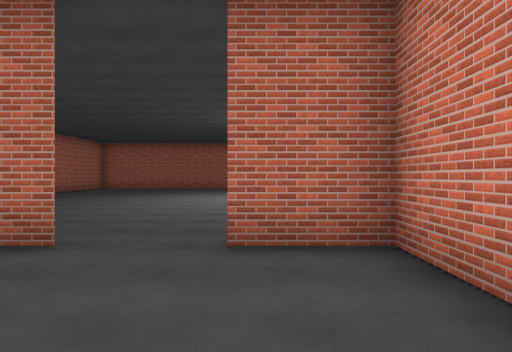
view 1 (above)

22 first-person views from a walk through a scene from a Unity 3-D project. The camera is 1.4 m above the floor, looks level and sees 70° across. Doors are open. The floor is counted in squares, 2 m on a side. Each view is taken from the middle of a square. On the plan, view 1 faces up. The plan holds only what a view shows up to about 11 squares ahead; the rest is blank. The place goes on beyond the plan. The player is left out. Some animated figures are left out. Surface patterns are stand-ins for the level's own textures.

view 2
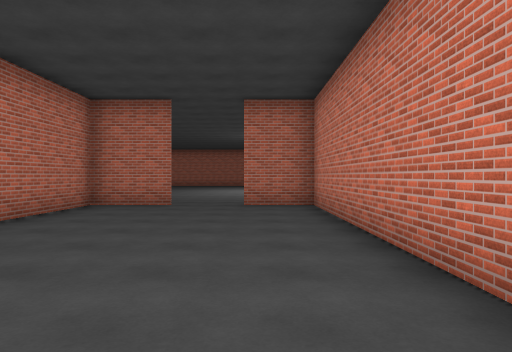

view 3
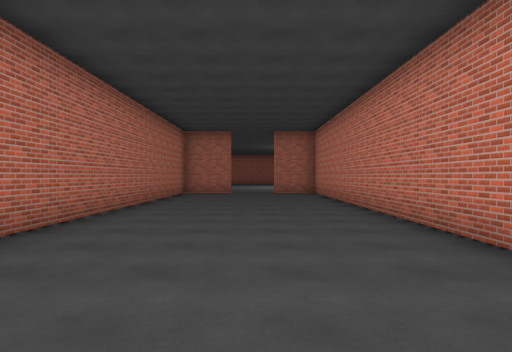

view 4
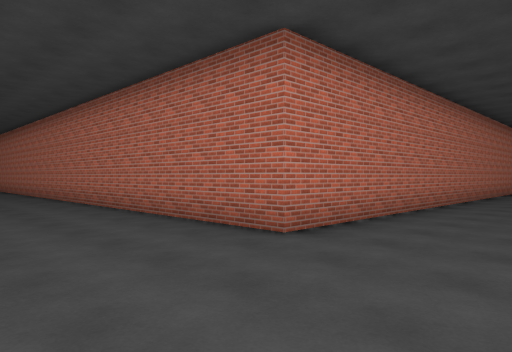

view 5
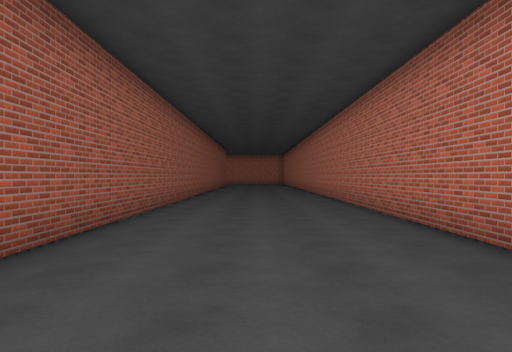

view 6
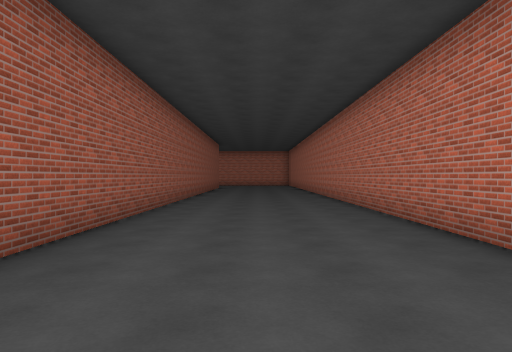

view 7
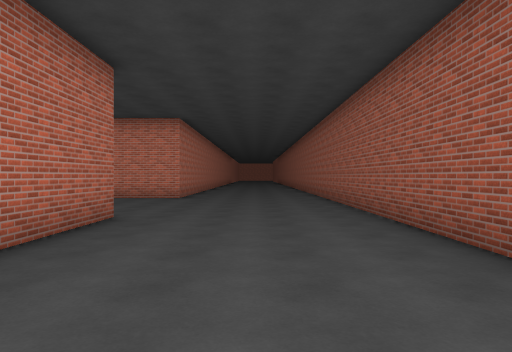

view 8
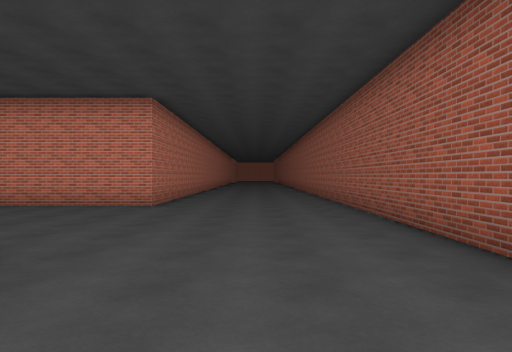

view 9
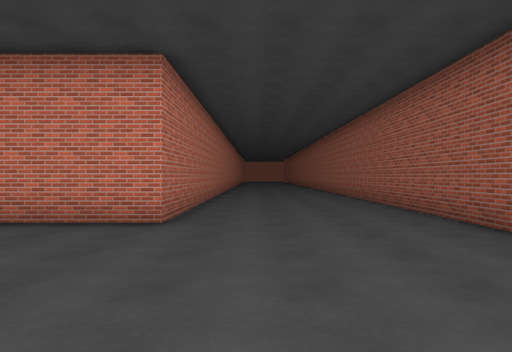

view 10
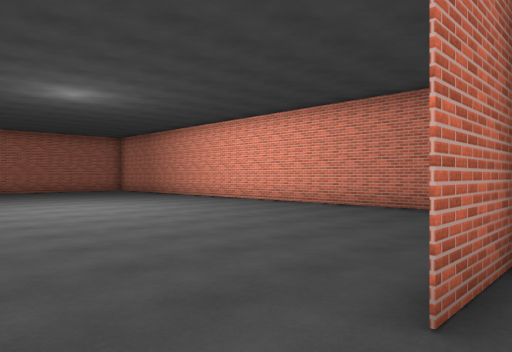

view 11
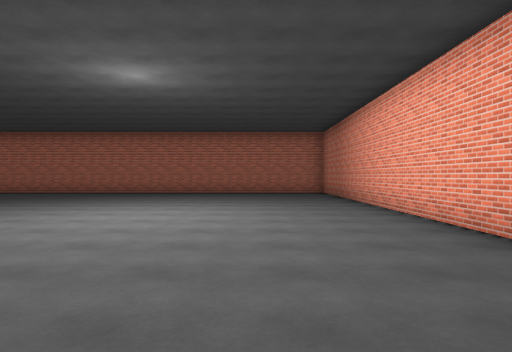

view 12
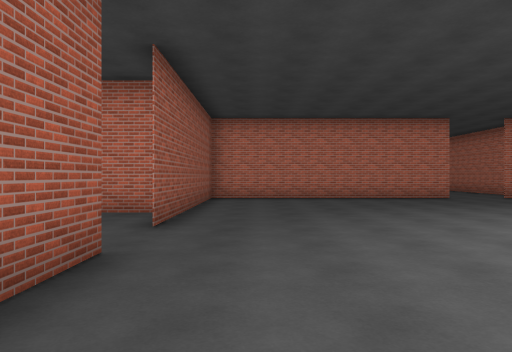

view 13
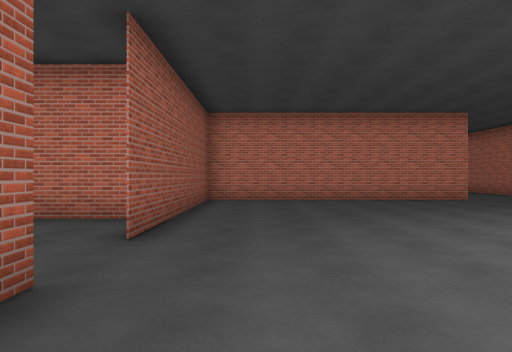

view 14
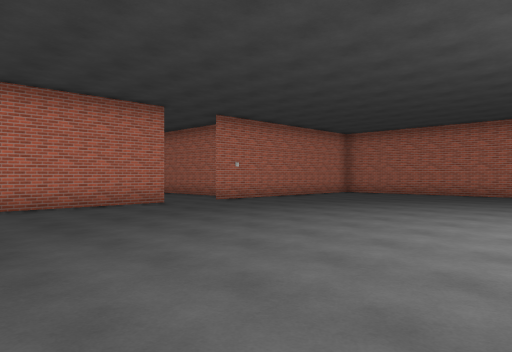

view 15
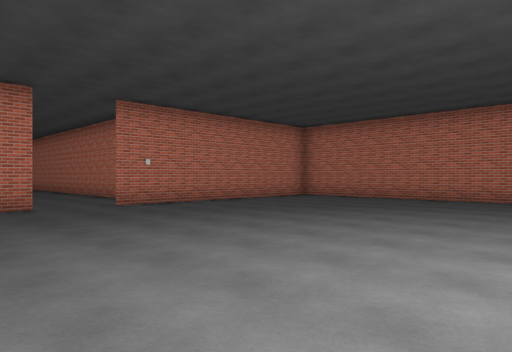

view 16
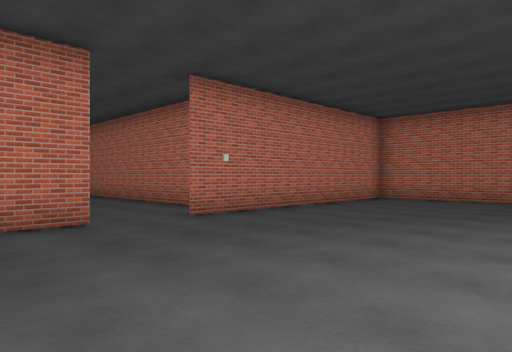

view 17
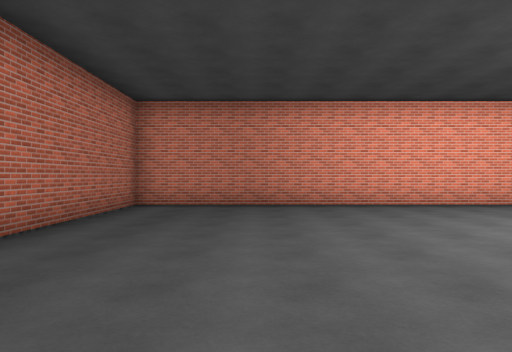

view 18
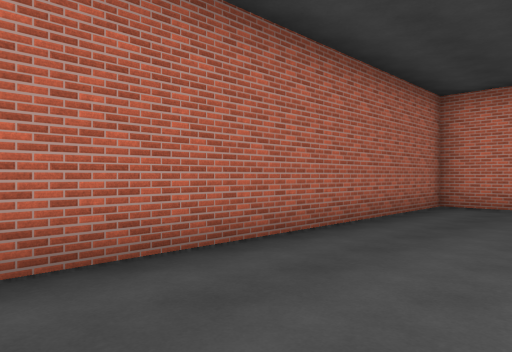

view 19
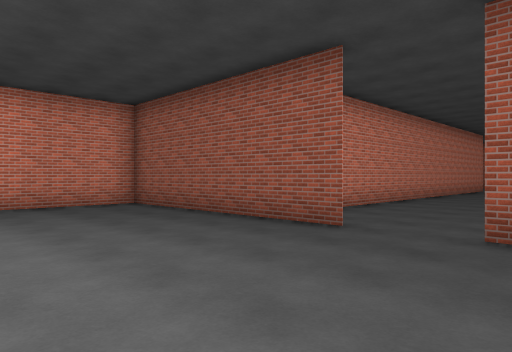

view 20
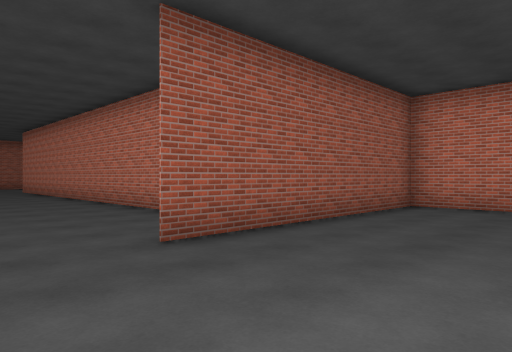

view 21
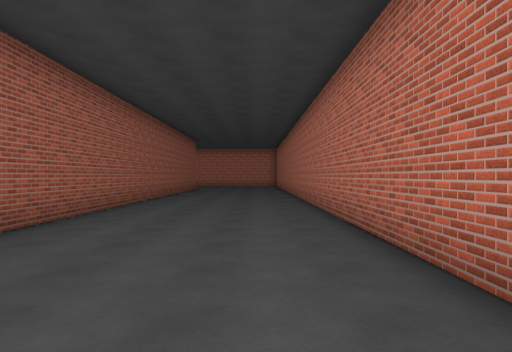

view 22
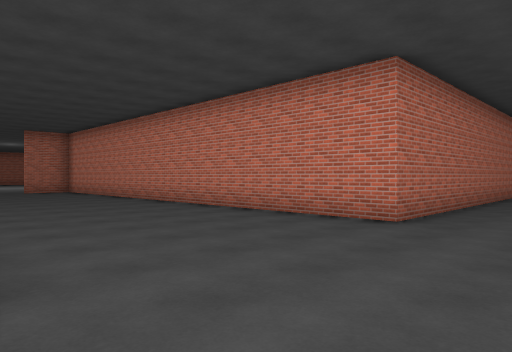

### Floor plan
Points are (right, up) in squares from view 1. A wall is a line through its corners. A room is listed if a view was taken in it or the views show most of it. See-through windows are left out.
Room 1 (views 1, 2, 3, 4, 5, 6, 7, 8, 9, 10, 21, 22)
walls: (7.5, -10.6) (1.4, -10.6) (1.4, 3.6) (-0.4, 3.6); (-1.9, 3.6) (-3.9, 3.6) (-3.9, -10.6) (-23, -10.6); (-23, -15.1) (7, -15.1)
ways out: open door at (-1.5, 4) to room 2
Room 2 (views 11, 12, 13, 14, 15, 16, 17, 18, 19, 20)
walls: (-8.4, 11.1) (-8.4, 3.6) (-1.9, 3.6); (-0.4, 3.6) (5.8, 3.6) (5.8, 19.9) (-7.8, 19.9); (-8.4, 19.2) (-8.4, 12.8)
ways out: open door at (-1.5, 4) to room 1; open door at (-8, 11.5)

Positions as (right, up) in squares from view 1, and headings:
1: (0, 0), facing up
2: (0, -5), facing up
3: (-1, -11), facing up
4: (-1, -14), facing up-left
5: (-5, -13), facing left
6: (-10, -13), facing left
7: (-10, -13), facing right
8: (-7, -13), facing right
9: (-4, -12), facing right
10: (-2, 3), facing up-right
11: (3, 5), facing up
12: (3, 5), facing left
13: (2, 5), facing left
14: (0, 6), facing up-left
15: (0, 9), facing up-left
16: (-3, 9), facing up-left
17: (-3, 17), facing right
18: (-3, 17), facing up-right
19: (-3, 8), facing down-right
20: (0, 7), facing down-left
21: (-12, -12), facing left
22: (-4, -13), facing up-right
